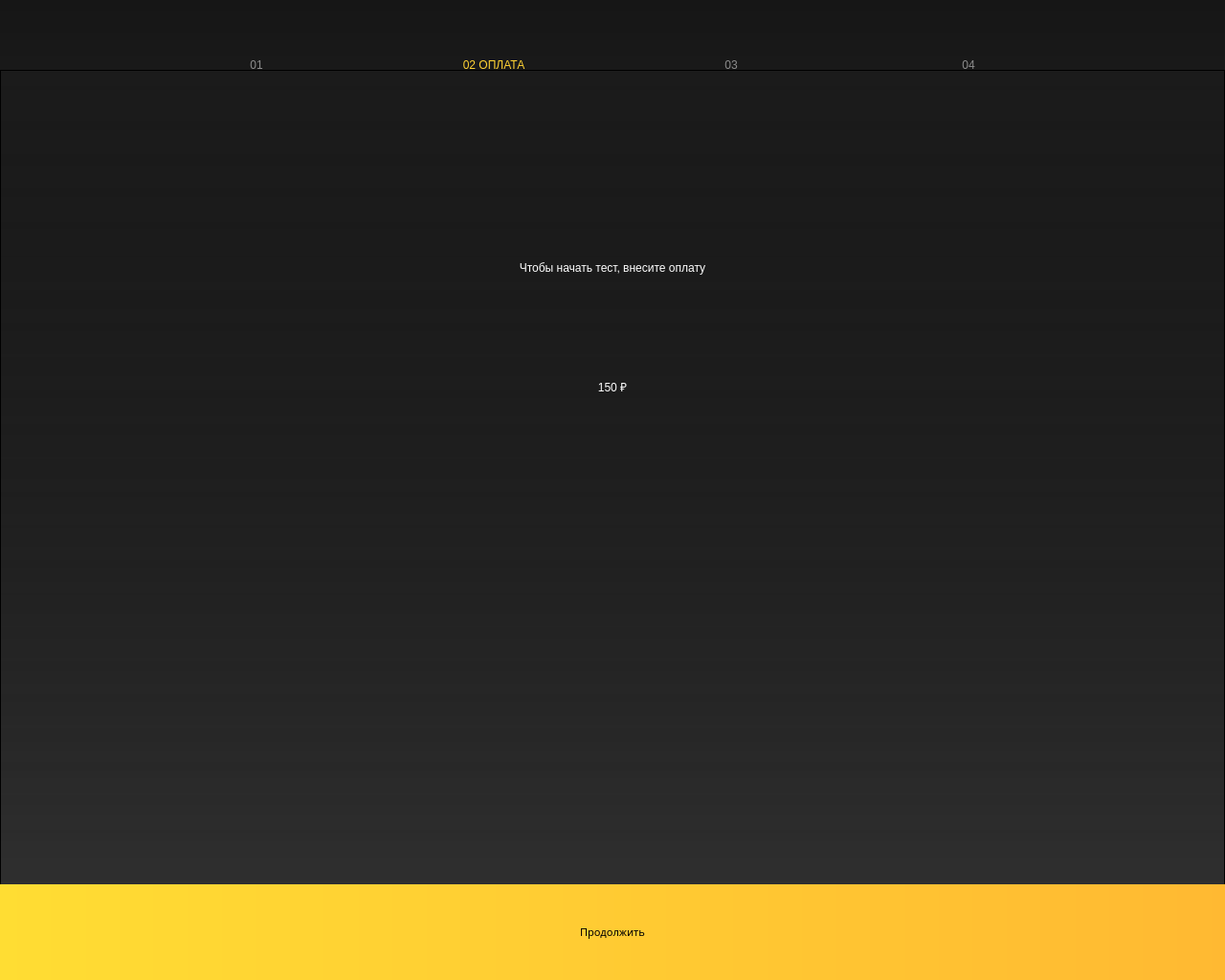
<?xml version="1.0" encoding="UTF-8"?>
<ui version="4.0">
 <class>PayPageWidget</class>
 <widget class="QWidget" name="PayPageWidget">
  <property name="geometry">
   <rect>
    <x>0</x>
    <y>0</y>
    <width>1280</width>
    <height>1024</height>
   </rect>
  </property>
  <property name="windowTitle">
   <string>Form</string>
  </property>
  <widget class="QFrame" name="frame">
   <property name="geometry">
    <rect>
     <x>0</x>
     <y>0</y>
     <width>1280</width>
     <height>1024</height>
    </rect>
   </property>
   <property name="frameShape">
    <enum>QFrame::StyledPanel</enum>
   </property>
   <property name="frameShadow">
    <enum>QFrame::Raised</enum>
   </property>
   <widget class="QLabel" name="stepOne">
    <property name="geometry">
     <rect>
      <x>160</x>
      <y>56</y>
      <width>216</width>
      <height>24</height>
     </rect>
    </property>
    <property name="styleSheet">
     <string notr="true">QLabel {
	background-color: rgba(0, 0, 0, 0);
	color: rgb(255, 255, 255, 127);
}</string>
    </property>
    <property name="text">
     <string>01</string>
    </property>
    <property name="alignment">
     <set>Qt::AlignCenter</set>
    </property>
   </widget>
   <widget class="QLabel" name="stepTwo">
    <property name="geometry">
     <rect>
      <x>408</x>
      <y>56</y>
      <width>216</width>
      <height>24</height>
     </rect>
    </property>
    <property name="styleSheet">
     <string notr="true">QLabel {
	background-color: rgba(0, 0, 0, 0);
	color: rgb(255, 210, 51);
}</string>
    </property>
    <property name="text">
     <string>02 ОПЛАТА</string>
    </property>
    <property name="alignment">
     <set>Qt::AlignCenter</set>
    </property>
   </widget>
   <widget class="QStackedWidget" name="payState">
    <property name="geometry">
     <rect>
      <x>0</x>
      <y>0</y>
      <width>1280</width>
      <height>1024</height>
     </rect>
    </property>
    <widget class="QWidget" name="paymentRequest">
     <property name="styleSheet">
      <string notr="true">QWidget  {
	background-color: qlineargradient(spread:pad, x1:0, y1:0, x2:0, y2:1, stop:0 #161616, stop:1 #424242);
}</string>
     </property>
     <widget class="QFrame" name="secondBg">
      <property name="geometry">
       <rect>
        <x>0</x>
        <y>73</y>
        <width>1280</width>
        <height>951</height>
       </rect>
      </property>
      <property name="styleSheet">
       <string notr="true">QFrame {
	
	background-color: qlineargradient(spread:pad, x1:0, y1:0, x2:0, y2:1, stop:0 #1b1b1b, stop:1 rgba(0, 0, 0, 51));
}</string>
      </property>
      <property name="frameShape">
       <enum>QFrame::StyledPanel</enum>
      </property>
      <property name="frameShadow">
       <enum>QFrame::Raised</enum>
      </property>
      <widget class="QLabel" name="payDescription">
       <property name="geometry">
        <rect>
         <x>160</x>
         <y>175</y>
         <width>960</width>
         <height>64</height>
        </rect>
       </property>
       <property name="styleSheet">
        <string notr="true">QLabel {
	color: rgb(255, 255, 255);
	background-color: rgba(0, 0, 0, 0);
}</string>
       </property>
       <property name="text">
        <string>Чтобы начать тест, внесите оплату</string>
       </property>
       <property name="alignment">
        <set>Qt::AlignCenter</set>
       </property>
      </widget>
      <widget class="QLabel" name="price">
       <property name="geometry">
        <rect>
         <x>480</x>
         <y>271</y>
         <width>320</width>
         <height>120</height>
        </rect>
       </property>
       <property name="styleSheet">
        <string notr="true">QLabel {
	color: rgb(255, 255, 255);
	background-color: rgba(0, 0, 0, 0);
}</string>
       </property>
       <property name="text">
        <string>150 ₽</string>
       </property>
       <property name="alignment">
        <set>Qt::AlignCenter</set>
       </property>
      </widget>
     </widget>
    </widget>
    <widget class="QWidget" name="notEnoughMoney">
     <property name="styleSheet">
      <string notr="true">QWidget  {
	background-color: qlineargradient(spread:pad, x1:0, y1:0, x2:0, y2:1, stop:0 #161616, stop:1 #424242);
}</string>
     </property>
     <widget class="QLabel" name="notEnoughMoneywarningText">
      <property name="geometry">
       <rect>
        <x>0</x>
        <y>175</y>
        <width>1280</width>
        <height>64</height>
       </rect>
      </property>
      <property name="styleSheet">
       <string notr="true">QLabel {
	color: rgb(255, 255, 255);
	background-color: rgba(0, 0, 0, 0);
}</string>
      </property>
      <property name="text">
       <string>Пожалуйста внесите &lt;S-X&gt; Р.</string>
      </property>
      <property name="alignment">
       <set>Qt::AlignCenter</set>
      </property>
     </widget>
     <widget class="QLabel" name="timerText">
      <property name="geometry">
       <rect>
        <x>0</x>
        <y>239</y>
        <width>1280</width>
        <height>64</height>
       </rect>
      </property>
      <property name="styleSheet">
       <string notr="true">QLabel {
	color: rgb(255, 255, 255);
	background-color: rgba(0, 0, 0, 0);
}</string>
      </property>
      <property name="text">
       <string>У вас осталось &lt;Y&gt; минут.</string>
      </property>
      <property name="alignment">
       <set>Qt::AlignCenter</set>
      </property>
     </widget>
    </widget>
    <widget class="QWidget" name="moreThanNeedMoney">
     <property name="styleSheet">
      <string notr="true">QWidget  {
	background-color: qlineargradient(spread:pad, x1:0, y1:0, x2:0, y2:1, stop:0 #161616, stop:1 #424242);
}</string>
     </property>
     <widget class="QLabel" name="moreThanNeedMoneyWarningText">
      <property name="geometry">
       <rect>
        <x>0</x>
        <y>175</y>
        <width>1280</width>
        <height>64</height>
       </rect>
      </property>
      <property name="styleSheet">
       <string notr="true">QLabel {
	color: rgb(255, 255, 255);
	background-color: rgba(0, 0, 0, 0);
}</string>
      </property>
      <property name="text">
       <string>Внесено больше чем нужно</string>
      </property>
      <property name="alignment">
       <set>Qt::AlignCenter</set>
      </property>
     </widget>
    </widget>
    <widget class="QWidget" name="paymentCompleted">
     <property name="styleSheet">
      <string notr="true">QWidget  {
	background-color: qlineargradient(spread:pad, x1:0, y1:0, x2:0, y2:1, stop:0 #161616, stop:1 #424242);
}</string>
     </property>
     <widget class="QFrame" name="topGradient">
      <property name="geometry">
       <rect>
        <x>0</x>
        <y>0</y>
        <width>1280</width>
        <height>200</height>
       </rect>
      </property>
      <property name="styleSheet">
       <string notr="true">QFrame {
	
	background-color: qlineargradient(spread:pad, x1:0, y1:0, x2:0, y2:1, stop:0 rgb(0, 0, 0,), stop:1 rgba(0, 0, 0, 0));
}</string>
      </property>
      <property name="frameShape">
       <enum>QFrame::StyledPanel</enum>
      </property>
      <property name="frameShadow">
       <enum>QFrame::Raised</enum>
      </property>
     </widget>
     <widget class="QFrame" name="boldPrices">
      <property name="geometry">
       <rect>
        <x>8</x>
        <y>149</y>
        <width>290</width>
        <height>875</height>
       </rect>
      </property>
      <property name="sizePolicy">
       <sizepolicy hsizetype="Fixed" vsizetype="Preferred">
        <horstretch>0</horstretch>
        <verstretch>0</verstretch>
       </sizepolicy>
      </property>
      <property name="styleSheet">
       <string notr="true">QFrame {
	
	background-color: rgba(0, 0, 0, 0);
}</string>
      </property>
      <property name="frameShape">
       <enum>QFrame::StyledPanel</enum>
      </property>
      <property name="frameShadow">
       <enum>QFrame::Raised</enum>
      </property>
      <widget class="QLabel" name="boldPrice1">
       <property name="geometry">
        <rect>
         <x>0</x>
         <y>0</y>
         <width>290</width>
         <height>120</height>
        </rect>
       </property>
       <property name="sizePolicy">
        <sizepolicy hsizetype="Preferred" vsizetype="Preferred">
         <horstretch>0</horstretch>
         <verstretch>0</verstretch>
        </sizepolicy>
       </property>
       <property name="styleSheet">
        <string notr="true">QLabel {
	color: rgba(66, 66, 66, 127);
}</string>
       </property>
       <property name="text">
        <string>150 ₽</string>
       </property>
       <property name="textFormat">
        <enum>Qt::AutoText</enum>
       </property>
       <property name="alignment">
        <set>Qt::AlignCenter</set>
       </property>
       <property name="wordWrap">
        <bool>false</bool>
       </property>
       <property name="indent">
        <number>0</number>
       </property>
      </widget>
      <widget class="QLabel" name="boldPrice2">
       <property name="geometry">
        <rect>
         <x>0</x>
         <y>140</y>
         <width>290</width>
         <height>120</height>
        </rect>
       </property>
       <property name="sizePolicy">
        <sizepolicy hsizetype="Preferred" vsizetype="Preferred">
         <horstretch>0</horstretch>
         <verstretch>0</verstretch>
        </sizepolicy>
       </property>
       <property name="styleSheet">
        <string notr="true">QLabel {
	color: rgba(66, 66, 66, 127);
}</string>
       </property>
       <property name="text">
        <string>150 ₽</string>
       </property>
       <property name="alignment">
        <set>Qt::AlignCenter</set>
       </property>
      </widget>
      <widget class="QLabel" name="boldPrice3">
       <property name="geometry">
        <rect>
         <x>0</x>
         <y>280</y>
         <width>290</width>
         <height>120</height>
        </rect>
       </property>
       <property name="sizePolicy">
        <sizepolicy hsizetype="Preferred" vsizetype="Preferred">
         <horstretch>0</horstretch>
         <verstretch>0</verstretch>
        </sizepolicy>
       </property>
       <property name="styleSheet">
        <string notr="true">QLabel {
	color: rgba(66, 66, 66, 127);
}</string>
       </property>
       <property name="text">
        <string>150 ₽</string>
       </property>
       <property name="alignment">
        <set>Qt::AlignCenter</set>
       </property>
      </widget>
      <widget class="QLabel" name="boldPrice4">
       <property name="geometry">
        <rect>
         <x>0</x>
         <y>420</y>
         <width>290</width>
         <height>120</height>
        </rect>
       </property>
       <property name="sizePolicy">
        <sizepolicy hsizetype="Preferred" vsizetype="Preferred">
         <horstretch>0</horstretch>
         <verstretch>0</verstretch>
        </sizepolicy>
       </property>
       <property name="styleSheet">
        <string notr="true">QLabel {
	color: rgba(66, 66, 66, 127);
}</string>
       </property>
       <property name="text">
        <string>150 ₽</string>
       </property>
       <property name="alignment">
        <set>Qt::AlignCenter</set>
       </property>
      </widget>
      <widget class="QLabel" name="boldPrice5">
       <property name="geometry">
        <rect>
         <x>0</x>
         <y>560</y>
         <width>290</width>
         <height>120</height>
        </rect>
       </property>
       <property name="sizePolicy">
        <sizepolicy hsizetype="Preferred" vsizetype="Preferred">
         <horstretch>0</horstretch>
         <verstretch>0</verstretch>
        </sizepolicy>
       </property>
       <property name="styleSheet">
        <string notr="true">QLabel {
	color: rgba(66, 66, 66, 127);
}</string>
       </property>
       <property name="text">
        <string>150 ₽</string>
       </property>
       <property name="alignment">
        <set>Qt::AlignCenter</set>
       </property>
      </widget>
      <widget class="QLabel" name="boldPrice6">
       <property name="geometry">
        <rect>
         <x>0</x>
         <y>700</y>
         <width>290</width>
         <height>120</height>
        </rect>
       </property>
       <property name="sizePolicy">
        <sizepolicy hsizetype="Preferred" vsizetype="Preferred">
         <horstretch>0</horstretch>
         <verstretch>0</verstretch>
        </sizepolicy>
       </property>
       <property name="styleSheet">
        <string notr="true">QLabel {
	color: rgba(66, 66, 66, 127);
}</string>
       </property>
       <property name="text">
        <string>150 ₽</string>
       </property>
       <property name="alignment">
        <set>Qt::AlignCenter</set>
       </property>
      </widget>
     </widget>
     <widget class="QFrame" name="semiBoldPrices">
      <property name="geometry">
       <rect>
        <x>326</x>
        <y>149</y>
        <width>290</width>
        <height>875</height>
       </rect>
      </property>
      <property name="sizePolicy">
       <sizepolicy hsizetype="Fixed" vsizetype="Preferred">
        <horstretch>0</horstretch>
        <verstretch>0</verstretch>
       </sizepolicy>
      </property>
      <property name="styleSheet">
       <string notr="true">QFrame {
	
	background-color: rgba(0, 0, 0, 0);
}</string>
      </property>
      <property name="frameShape">
       <enum>QFrame::StyledPanel</enum>
      </property>
      <property name="frameShadow">
       <enum>QFrame::Raised</enum>
      </property>
      <widget class="QLabel" name="semiBoldPrice1">
       <property name="geometry">
        <rect>
         <x>0</x>
         <y>0</y>
         <width>290</width>
         <height>120</height>
        </rect>
       </property>
       <property name="sizePolicy">
        <sizepolicy hsizetype="Preferred" vsizetype="Preferred">
         <horstretch>0</horstretch>
         <verstretch>0</verstretch>
        </sizepolicy>
       </property>
       <property name="styleSheet">
        <string notr="true">QLabel {
	color: rgba(66, 66, 66, 127);
}</string>
       </property>
       <property name="text">
        <string>150 ₽</string>
       </property>
       <property name="alignment">
        <set>Qt::AlignCenter</set>
       </property>
      </widget>
      <widget class="QLabel" name="semiBoldPrice2">
       <property name="geometry">
        <rect>
         <x>0</x>
         <y>140</y>
         <width>290</width>
         <height>120</height>
        </rect>
       </property>
       <property name="sizePolicy">
        <sizepolicy hsizetype="Preferred" vsizetype="Preferred">
         <horstretch>0</horstretch>
         <verstretch>0</verstretch>
        </sizepolicy>
       </property>
       <property name="styleSheet">
        <string notr="true">QLabel {
	color: rgba(66, 66, 66, 127);
}</string>
       </property>
       <property name="text">
        <string>150 ₽</string>
       </property>
       <property name="alignment">
        <set>Qt::AlignCenter</set>
       </property>
      </widget>
      <widget class="QLabel" name="semiBoldPrice3">
       <property name="geometry">
        <rect>
         <x>0</x>
         <y>280</y>
         <width>290</width>
         <height>120</height>
        </rect>
       </property>
       <property name="sizePolicy">
        <sizepolicy hsizetype="Preferred" vsizetype="Preferred">
         <horstretch>0</horstretch>
         <verstretch>0</verstretch>
        </sizepolicy>
       </property>
       <property name="styleSheet">
        <string notr="true">QLabel {
	color: rgba(66, 66, 66, 127);
}</string>
       </property>
       <property name="text">
        <string>150 ₽</string>
       </property>
       <property name="alignment">
        <set>Qt::AlignCenter</set>
       </property>
      </widget>
      <widget class="QLabel" name="semiBoldPrice4">
       <property name="geometry">
        <rect>
         <x>0</x>
         <y>420</y>
         <width>290</width>
         <height>120</height>
        </rect>
       </property>
       <property name="sizePolicy">
        <sizepolicy hsizetype="Preferred" vsizetype="Preferred">
         <horstretch>0</horstretch>
         <verstretch>0</verstretch>
        </sizepolicy>
       </property>
       <property name="styleSheet">
        <string notr="true">QLabel {
	color: rgba(66, 66, 66, 127);
}</string>
       </property>
       <property name="text">
        <string>150 ₽</string>
       </property>
       <property name="alignment">
        <set>Qt::AlignCenter</set>
       </property>
      </widget>
      <widget class="QLabel" name="semiBoldPrice5">
       <property name="geometry">
        <rect>
         <x>0</x>
         <y>560</y>
         <width>290</width>
         <height>120</height>
        </rect>
       </property>
       <property name="sizePolicy">
        <sizepolicy hsizetype="Preferred" vsizetype="Preferred">
         <horstretch>0</horstretch>
         <verstretch>0</verstretch>
        </sizepolicy>
       </property>
       <property name="styleSheet">
        <string notr="true">QLabel {
	color: rgba(66, 66, 66, 127);
}</string>
       </property>
       <property name="text">
        <string>150 ₽</string>
       </property>
       <property name="alignment">
        <set>Qt::AlignCenter</set>
       </property>
      </widget>
      <widget class="QLabel" name="semiBoldPrice6">
       <property name="geometry">
        <rect>
         <x>0</x>
         <y>700</y>
         <width>290</width>
         <height>120</height>
        </rect>
       </property>
       <property name="sizePolicy">
        <sizepolicy hsizetype="Preferred" vsizetype="Preferred">
         <horstretch>0</horstretch>
         <verstretch>0</verstretch>
        </sizepolicy>
       </property>
       <property name="styleSheet">
        <string notr="true">QLabel {
	color: rgba(66, 66, 66, 127);
}</string>
       </property>
       <property name="text">
        <string>150 ₽</string>
       </property>
       <property name="alignment">
        <set>Qt::AlignCenter</set>
       </property>
      </widget>
     </widget>
     <widget class="QFrame" name="regularPrices">
      <property name="geometry">
       <rect>
        <x>644</x>
        <y>149</y>
        <width>290</width>
        <height>875</height>
       </rect>
      </property>
      <property name="sizePolicy">
       <sizepolicy hsizetype="Fixed" vsizetype="Preferred">
        <horstretch>0</horstretch>
        <verstretch>0</verstretch>
       </sizepolicy>
      </property>
      <property name="styleSheet">
       <string notr="true">QFrame {
	
	background-color: rgba(0, 0, 0, 0);
}</string>
      </property>
      <property name="frameShape">
       <enum>QFrame::StyledPanel</enum>
      </property>
      <property name="frameShadow">
       <enum>QFrame::Raised</enum>
      </property>
      <widget class="QLabel" name="regularPrice1">
       <property name="geometry">
        <rect>
         <x>0</x>
         <y>0</y>
         <width>290</width>
         <height>120</height>
        </rect>
       </property>
       <property name="sizePolicy">
        <sizepolicy hsizetype="Preferred" vsizetype="Preferred">
         <horstretch>0</horstretch>
         <verstretch>0</verstretch>
        </sizepolicy>
       </property>
       <property name="styleSheet">
        <string notr="true">QLabel {
	color: rgba(66, 66, 66, 127);
}</string>
       </property>
       <property name="text">
        <string>150 ₽</string>
       </property>
       <property name="alignment">
        <set>Qt::AlignCenter</set>
       </property>
      </widget>
      <widget class="QLabel" name="regularPrice2">
       <property name="geometry">
        <rect>
         <x>0</x>
         <y>140</y>
         <width>290</width>
         <height>120</height>
        </rect>
       </property>
       <property name="sizePolicy">
        <sizepolicy hsizetype="Preferred" vsizetype="Preferred">
         <horstretch>0</horstretch>
         <verstretch>0</verstretch>
        </sizepolicy>
       </property>
       <property name="styleSheet">
        <string notr="true">QLabel {
	color: rgba(66, 66, 66, 127);
}</string>
       </property>
       <property name="text">
        <string>150 ₽</string>
       </property>
       <property name="alignment">
        <set>Qt::AlignCenter</set>
       </property>
      </widget>
      <widget class="QLabel" name="regularPrice3">
       <property name="geometry">
        <rect>
         <x>0</x>
         <y>280</y>
         <width>290</width>
         <height>120</height>
        </rect>
       </property>
       <property name="sizePolicy">
        <sizepolicy hsizetype="Preferred" vsizetype="Preferred">
         <horstretch>0</horstretch>
         <verstretch>0</verstretch>
        </sizepolicy>
       </property>
       <property name="styleSheet">
        <string notr="true">QLabel {
	color: rgba(66, 66, 66, 127);
}</string>
       </property>
       <property name="text">
        <string>150 ₽</string>
       </property>
       <property name="alignment">
        <set>Qt::AlignCenter</set>
       </property>
      </widget>
      <widget class="QLabel" name="regularPrice4">
       <property name="geometry">
        <rect>
         <x>0</x>
         <y>420</y>
         <width>290</width>
         <height>120</height>
        </rect>
       </property>
       <property name="sizePolicy">
        <sizepolicy hsizetype="Preferred" vsizetype="Preferred">
         <horstretch>0</horstretch>
         <verstretch>0</verstretch>
        </sizepolicy>
       </property>
       <property name="styleSheet">
        <string notr="true">QLabel {
	color: rgba(66, 66, 66, 127);
}</string>
       </property>
       <property name="text">
        <string>150 ₽</string>
       </property>
       <property name="alignment">
        <set>Qt::AlignCenter</set>
       </property>
      </widget>
      <widget class="QLabel" name="regularPrice5">
       <property name="geometry">
        <rect>
         <x>0</x>
         <y>560</y>
         <width>290</width>
         <height>120</height>
        </rect>
       </property>
       <property name="sizePolicy">
        <sizepolicy hsizetype="Preferred" vsizetype="Preferred">
         <horstretch>0</horstretch>
         <verstretch>0</verstretch>
        </sizepolicy>
       </property>
       <property name="styleSheet">
        <string notr="true">QLabel {
	color: rgba(66, 66, 66, 127);
}</string>
       </property>
       <property name="text">
        <string>150 ₽</string>
       </property>
       <property name="alignment">
        <set>Qt::AlignCenter</set>
       </property>
      </widget>
      <widget class="QLabel" name="regularPrice6">
       <property name="geometry">
        <rect>
         <x>0</x>
         <y>700</y>
         <width>290</width>
         <height>120</height>
        </rect>
       </property>
       <property name="sizePolicy">
        <sizepolicy hsizetype="Preferred" vsizetype="Preferred">
         <horstretch>0</horstretch>
         <verstretch>0</verstretch>
        </sizepolicy>
       </property>
       <property name="styleSheet">
        <string notr="true">QLabel {
	color: rgba(66, 66, 66, 127);
}</string>
       </property>
       <property name="text">
        <string>150 ₽</string>
       </property>
       <property name="alignment">
        <set>Qt::AlignCenter</set>
       </property>
      </widget>
     </widget>
     <widget class="QFrame" name="lightPrices">
      <property name="geometry">
       <rect>
        <x>963</x>
        <y>149</y>
        <width>290</width>
        <height>875</height>
       </rect>
      </property>
      <property name="sizePolicy">
       <sizepolicy hsizetype="Fixed" vsizetype="Preferred">
        <horstretch>0</horstretch>
        <verstretch>0</verstretch>
       </sizepolicy>
      </property>
      <property name="styleSheet">
       <string notr="true">QFrame {
	
	background-color: rgba(0, 0, 0, 0);
}</string>
      </property>
      <property name="frameShape">
       <enum>QFrame::StyledPanel</enum>
      </property>
      <property name="frameShadow">
       <enum>QFrame::Raised</enum>
      </property>
      <widget class="QLabel" name="lightPrice1">
       <property name="geometry">
        <rect>
         <x>0</x>
         <y>0</y>
         <width>290</width>
         <height>120</height>
        </rect>
       </property>
       <property name="sizePolicy">
        <sizepolicy hsizetype="Preferred" vsizetype="Preferred">
         <horstretch>0</horstretch>
         <verstretch>0</verstretch>
        </sizepolicy>
       </property>
       <property name="styleSheet">
        <string notr="true">QLabel {
	color: rgba(66, 66, 66, 127);
}</string>
       </property>
       <property name="text">
        <string>150 ₽</string>
       </property>
       <property name="alignment">
        <set>Qt::AlignCenter</set>
       </property>
      </widget>
      <widget class="QLabel" name="lightPrice2">
       <property name="geometry">
        <rect>
         <x>0</x>
         <y>140</y>
         <width>290</width>
         <height>120</height>
        </rect>
       </property>
       <property name="sizePolicy">
        <sizepolicy hsizetype="Preferred" vsizetype="Preferred">
         <horstretch>0</horstretch>
         <verstretch>0</verstretch>
        </sizepolicy>
       </property>
       <property name="styleSheet">
        <string notr="true">QLabel {
	color: rgba(66, 66, 66, 127);
}</string>
       </property>
       <property name="text">
        <string>150 ₽</string>
       </property>
       <property name="alignment">
        <set>Qt::AlignCenter</set>
       </property>
      </widget>
      <widget class="QLabel" name="lightPrice3">
       <property name="geometry">
        <rect>
         <x>0</x>
         <y>280</y>
         <width>290</width>
         <height>120</height>
        </rect>
       </property>
       <property name="sizePolicy">
        <sizepolicy hsizetype="Preferred" vsizetype="Preferred">
         <horstretch>0</horstretch>
         <verstretch>0</verstretch>
        </sizepolicy>
       </property>
       <property name="styleSheet">
        <string notr="true">QLabel {
	color: rgba(66, 66, 66, 127);
}</string>
       </property>
       <property name="text">
        <string>150 ₽</string>
       </property>
       <property name="alignment">
        <set>Qt::AlignCenter</set>
       </property>
      </widget>
      <widget class="QLabel" name="lightPrice4">
       <property name="geometry">
        <rect>
         <x>0</x>
         <y>420</y>
         <width>290</width>
         <height>120</height>
        </rect>
       </property>
       <property name="sizePolicy">
        <sizepolicy hsizetype="Preferred" vsizetype="Preferred">
         <horstretch>0</horstretch>
         <verstretch>0</verstretch>
        </sizepolicy>
       </property>
       <property name="styleSheet">
        <string notr="true">QLabel {
	color: rgba(66, 66, 66, 127);
}</string>
       </property>
       <property name="text">
        <string>150 ₽</string>
       </property>
       <property name="alignment">
        <set>Qt::AlignCenter</set>
       </property>
      </widget>
      <widget class="QLabel" name="lightPrice5">
       <property name="geometry">
        <rect>
         <x>0</x>
         <y>560</y>
         <width>290</width>
         <height>120</height>
        </rect>
       </property>
       <property name="sizePolicy">
        <sizepolicy hsizetype="Preferred" vsizetype="Preferred">
         <horstretch>0</horstretch>
         <verstretch>0</verstretch>
        </sizepolicy>
       </property>
       <property name="styleSheet">
        <string notr="true">QLabel {
	color: rgba(66, 66, 66, 127);
}</string>
       </property>
       <property name="text">
        <string>150 ₽</string>
       </property>
       <property name="alignment">
        <set>Qt::AlignCenter</set>
       </property>
      </widget>
      <widget class="QLabel" name="lightPrice6">
       <property name="geometry">
        <rect>
         <x>0</x>
         <y>700</y>
         <width>290</width>
         <height>120</height>
        </rect>
       </property>
       <property name="sizePolicy">
        <sizepolicy hsizetype="Preferred" vsizetype="Preferred">
         <horstretch>0</horstretch>
         <verstretch>0</verstretch>
        </sizepolicy>
       </property>
       <property name="styleSheet">
        <string notr="true">QLabel {
	color: rgba(66, 66, 66, 127);
}</string>
       </property>
       <property name="text">
        <string>150 ₽</string>
       </property>
       <property name="alignment">
        <set>Qt::AlignCenter</set>
       </property>
      </widget>
     </widget>
     <widget class="QLabel" name="payCompleteText">
      <property name="geometry">
       <rect>
        <x>280</x>
        <y>251</y>
        <width>720</width>
        <height>64</height>
       </rect>
      </property>
      <property name="styleSheet">
       <string notr="true">QLabel {
	color: rgb(255, 255, 255);
	background-color: rgba(0, 0, 0, 0);
}</string>
      </property>
      <property name="text">
       <string>Оплата получена!</string>
      </property>
      <property name="alignment">
       <set>Qt::AlignCenter</set>
      </property>
     </widget>
     <widget class="QLabel" name="alcoFace">
      <property name="geometry">
       <rect>
        <x>501</x>
        <y>355</y>
        <width>278</width>
        <height>279</height>
       </rect>
      </property>
      <property name="styleSheet">
       <string notr="true">QLabel {
	background-color: rgba(0, 0, 0, 0);
}</string>
      </property>
      <property name="text">
       <string/>
      </property>
      <property name="pixmap">
       <pixmap resource="resources.qrc">:/images/alcoFace1.png</pixmap>
      </property>
      <property name="scaledContents">
       <bool>false</bool>
      </property>
      <property name="alignment">
       <set>Qt::AlignCenter</set>
      </property>
     </widget>
     <widget class="QLabel" name="nextStepDescription">
      <property name="geometry">
       <rect>
        <x>442</x>
        <y>668</y>
        <width>397</width>
        <height>100</height>
       </rect>
      </property>
      <property name="styleSheet">
       <string notr="true">QLabel {
	color: rgb(255, 255, 255);
	background-color: rgba(0, 0, 0, 0);
}</string>
      </property>
      <property name="text">
       <string>&lt;html&gt;&lt;head/&gt;&lt;body&gt;&lt;p&gt;Дальше измеряем &lt;/p&gt;&lt;p&gt;кто больше всех пьян : )&lt;/p&gt;&lt;/body&gt;&lt;/html&gt;</string>
      </property>
      <property name="alignment">
       <set>Qt::AlignCenter</set>
      </property>
     </widget>
    </widget>
   </widget>
   <widget class="QLabel" name="stepFour">
    <property name="geometry">
     <rect>
      <x>904</x>
      <y>56</y>
      <width>216</width>
      <height>24</height>
     </rect>
    </property>
    <property name="styleSheet">
     <string notr="true">QLabel {
	background-color: rgba(0, 0, 0, 0);
	color: rgb(255, 255, 255, 127);
}</string>
    </property>
    <property name="text">
     <string>04</string>
    </property>
    <property name="alignment">
     <set>Qt::AlignCenter</set>
    </property>
   </widget>
   <widget class="QLabel" name="stepThree">
    <property name="geometry">
     <rect>
      <x>656</x>
      <y>56</y>
      <width>216</width>
      <height>24</height>
     </rect>
    </property>
    <property name="styleSheet">
     <string notr="true">QLabel {
	background-color: rgba(0, 0, 0, 0);
	color: rgb(255, 255, 255, 127);
}</string>
    </property>
    <property name="text">
     <string>03</string>
    </property>
    <property name="alignment">
     <set>Qt::AlignCenter</set>
    </property>
   </widget>
   <widget class="QLabel" name="logo">
    <property name="geometry">
     <rect>
      <x>40</x>
      <y>26</y>
      <width>70</width>
      <height>70</height>
     </rect>
    </property>
    <property name="styleSheet">
     <string notr="true">QLabel {
	background-color: rgba(0, 0, 0, 0);
}</string>
    </property>
    <property name="text">
     <string/>
    </property>
    <property name="pixmap">
     <pixmap resource="resources.qrc">:/images/logoSign.svg</pixmap>
    </property>
   </widget>
   <widget class="QPushButton" name="cancelButton">
    <property name="geometry">
     <rect>
      <x>1162</x>
      <y>18</y>
      <width>100</width>
      <height>100</height>
     </rect>
    </property>
    <property name="styleSheet">
     <string notr="true">QPushButton {
	background-color: rgba(0, 0, 0, 0);
border: no;
}</string>
    </property>
    <property name="text">
     <string/>
    </property>
    <property name="icon">
     <iconset resource="resources.qrc">
      <normaloff>:/images/cancel.svg</normaloff>:/images/cancel.svg</iconset>
    </property>
    <property name="iconSize">
     <size>
      <width>30</width>
      <height>30</height>
     </size>
    </property>
   </widget>
   <widget class="QPushButton" name="continueButton">
    <property name="geometry">
     <rect>
      <x>0</x>
      <y>924</y>
      <width>1280</width>
      <height>100</height>
     </rect>
    </property>
    <property name="font">
     <font>
      <family>Proxima Nova Rg</family>
      <pointsize>8</pointsize>
      <weight>50</weight>
      <bold>false</bold>
     </font>
    </property>
    <property name="styleSheet">
     <string notr="true">QPushButton { 
	background-color: qlineargradient(spread:pad, x1:0, y1:0, x2:1, y2:0, stop:0 #ffdd33, stop:1 #ffb932);
	border: none;
}</string>
    </property>
    <property name="text">
     <string>Продолжить</string>
    </property>
    <property name="iconSize">
     <size>
      <width>67</width>
      <height>62</height>
     </size>
    </property>
    <property name="flat">
     <bool>false</bool>
    </property>
   </widget>
   <zorder>payState</zorder>
   <zorder>stepFour</zorder>
   <zorder>stepThree</zorder>
   <zorder>logo</zorder>
   <zorder>cancelButton</zorder>
   <zorder>stepTwo</zorder>
   <zorder>stepOne</zorder>
   <zorder>continueButton</zorder>
  </widget>
 </widget>
 <resources>
  <include location="resources.qrc"/>
 </resources>
 <connections/>
</ui>
